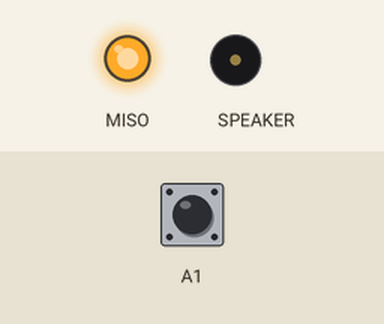
This program was run on a simulated CircuitPython board. Parts: output pins drawn as LEDs (lit = HIGH), buzzer (waves = sounding). The inputs (shaded band) are chosen by the test bench; at power-on: A1 LOW. Touch pads read as touched when driven HIGH.

Above: at 1.2 s.
1.3 s: A1 pulled HIGH for 3.2 s
At 2.1 s:
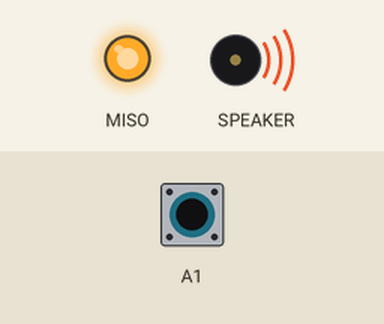
Timing chart, 0 to 6.8 s (numbered marks = the images above; inputs shaded):
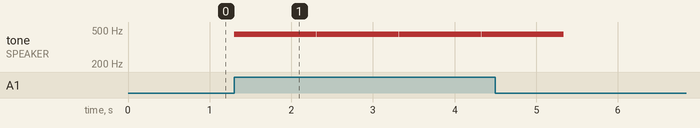

Measured:
- after the input at 1.3 s, tone on SPEAKER: alternates 444 Hz for 1.0 s and silent for 0.01 s, 8 changes in all, then stays silent, starting at once

The program:

Cap-Touch-Sound-1.0.py
```python
'''CPB_capTouch-Sound v1.0
Description: A sketch demonstrating how capacitive touch can trigger CircuitPhython Bluefruit's audio output
Author: Mark Hofmeister 2/25/2022
Last Modified: 2/25/2022'''

#import neccessary libraries

# time: used to delay in code
import time

# array: used to store sine wave values
import array

# math: used to compute values for the sine wave
import math

# board: used to communicate with the CPB board
import board

# digitalio: used to configure CPB GPIO pins
import digitalio

# touchio: used to enable capacitive touch on analog input pins
import touchio

#try to import audio library options
try:
    from audiocore import RawSample
except ImportError:
    from audioio import RawSample

try:
    from audioio import AudioOut
except ImportError:
    try:
        from audiopwmio import PWMAudioOut as AudioOut
    except ImportError:
        pass

# Audio signal construction parameters
FREQUENCY = 440  # 440 Hz middle 'A'
SAMPLERATE = 8000  # 8000 samples/second, fancy DSP talk

# Generate one period of a sine wave
length = SAMPLERATE // FREQUENCY
sine_wave = array.array("H", [0] * length)
for i in range(length):
    sine_wave[i] = int(math.sin(math.pi * 2 * i / length) * (2 ** 15) + 2 ** 15)

# Enable the speaker
speaker_enable = digitalio.DigitalInOut(board.SPEAKER_ENABLE)
speaker_enable.direction = digitalio.Direction.OUTPUT
speaker_enable.value = True

#set audio to sound wave
audio = AudioOut(board.SPEAKER)
sine_wave_sample = RawSample(sine_wave)

#enable A1 as capacitive touch input
touch_A1 = touch_A1 = touchio.TouchIn(board.A1)

while True:

    if touch_A1.value:      # if the capacitive touch pin senses an input
        audio.play(sine_wave_sample, loop=True)  # Play the play a single sine wave at the given frequency
        time.sleep(1)  # for the duration of the sleep (in seconds)
        audio.stop()  # stop audio output.

    time.sleep(0.01)


    
```
